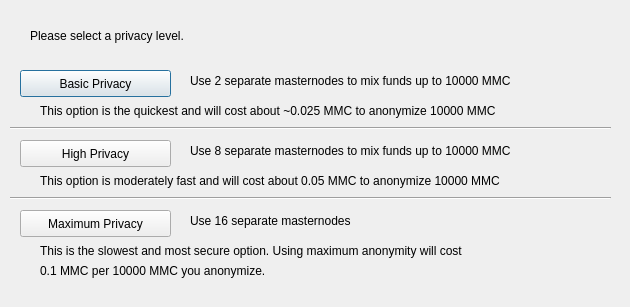
<?xml version="1.0" encoding="UTF-8"?>
<ui version="4.0">
 <class>ObfuscationConfig</class>
 <widget class="QDialog" name="ObfuscationConfig">
  <property name="geometry">
   <rect>
    <x>0</x>
    <y>0</y>
    <width>630</width>
    <height>307</height>
   </rect>
  </property>
  <property name="windowTitle">
   <string>Configure Obfuscation</string>
  </property>
  <widget class="QPushButton" name="buttonBasic">
   <property name="geometry">
    <rect>
     <x>20</x>
     <y>70</y>
     <width>151</width>
     <height>27</height>
    </rect>
   </property>
   <property name="text">
    <string>Basic Privacy</string>
   </property>
  </widget>
  <widget class="QPushButton" name="buttonHigh">
   <property name="geometry">
    <rect>
     <x>20</x>
     <y>140</y>
     <width>151</width>
     <height>27</height>
    </rect>
   </property>
   <property name="text">
    <string>High Privacy</string>
   </property>
  </widget>
  <widget class="QPushButton" name="buttonMax">
   <property name="geometry">
    <rect>
     <x>20</x>
     <y>210</y>
     <width>151</width>
     <height>27</height>
    </rect>
   </property>
   <property name="text">
    <string>Maximum Privacy</string>
   </property>
  </widget>
  <widget class="QLabel" name="label">
   <property name="geometry">
    <rect>
     <x>30</x>
     <y>20</y>
     <width>571</width>
     <height>31</height>
    </rect>
   </property>
   <property name="text">
    <string>Please select a privacy level.</string>
   </property>
  </widget>
  <widget class="QLabel" name="label_2">
   <property name="geometry">
    <rect>
     <x>190</x>
     <y>70</y>
     <width>421</width>
     <height>21</height>
    </rect>
   </property>
   <property name="text">
    <string>Use 2 separate masternodes to mix funds up to 10000 MMC</string>
   </property>
  </widget>
  <widget class="QLabel" name="label_3">
   <property name="geometry">
    <rect>
     <x>190</x>
     <y>140</y>
     <width>411</width>
     <height>21</height>
    </rect>
   </property>
   <property name="text">
    <string>Use 8 separate masternodes to mix funds up to 10000 MMC</string>
   </property>
  </widget>
  <widget class="QLabel" name="label_4">
   <property name="geometry">
    <rect>
     <x>190</x>
     <y>210</y>
     <width>421</width>
     <height>21</height>
    </rect>
   </property>
   <property name="text">
    <string>Use 16 separate masternodes</string>
   </property>
  </widget>
  <widget class="QLabel" name="label_6">
   <property name="geometry">
    <rect>
     <x>40</x>
     <y>100</y>
     <width>561</width>
     <height>21</height>
    </rect>
   </property>
   <property name="text">
    <string>This option is the quickest and will cost about ~0.025 MMC to anonymize 10000 MMC</string>
   </property>
  </widget>
  <widget class="QLabel" name="label_7">
   <property name="geometry">
    <rect>
     <x>40</x>
     <y>170</y>
     <width>561</width>
     <height>21</height>
    </rect>
   </property>
   <property name="text">
    <string>This option is moderately fast and will cost about 0.05 MMC to anonymize 10000 MMC</string>
   </property>
  </widget>
  <widget class="QLabel" name="label_8">
   <property name="geometry">
    <rect>
     <x>40</x>
     <y>240</y>
     <width>561</width>
     <height>21</height>
    </rect>
   </property>
   <property name="text">
    <string>This is the slowest and most secure option. Using maximum anonymity will cost</string>
   </property>
  </widget>
  <widget class="QLabel" name="label_9">
   <property name="geometry">
    <rect>
     <x>40</x>
     <y>260</y>
     <width>561</width>
     <height>21</height>
    </rect>
   </property>
   <property name="text">
    <string>0.1 MMC per 10000 MMC you anonymize.</string>
   </property>
  </widget>
  <widget class="Line" name="line">
   <property name="geometry">
    <rect>
     <x>10</x>
     <y>120</y>
     <width>601</width>
     <height>16</height>
    </rect>
   </property>
   <property name="orientation">
    <enum>Qt::Horizontal</enum>
   </property>
  </widget>
  <widget class="Line" name="line_2">
   <property name="geometry">
    <rect>
     <x>10</x>
     <y>190</y>
     <width>601</width>
     <height>16</height>
    </rect>
   </property>
   <property name="orientation">
    <enum>Qt::Horizontal</enum>
   </property>
  </widget>
 </widget>
 <resources/>
 <connections/>
</ui>
